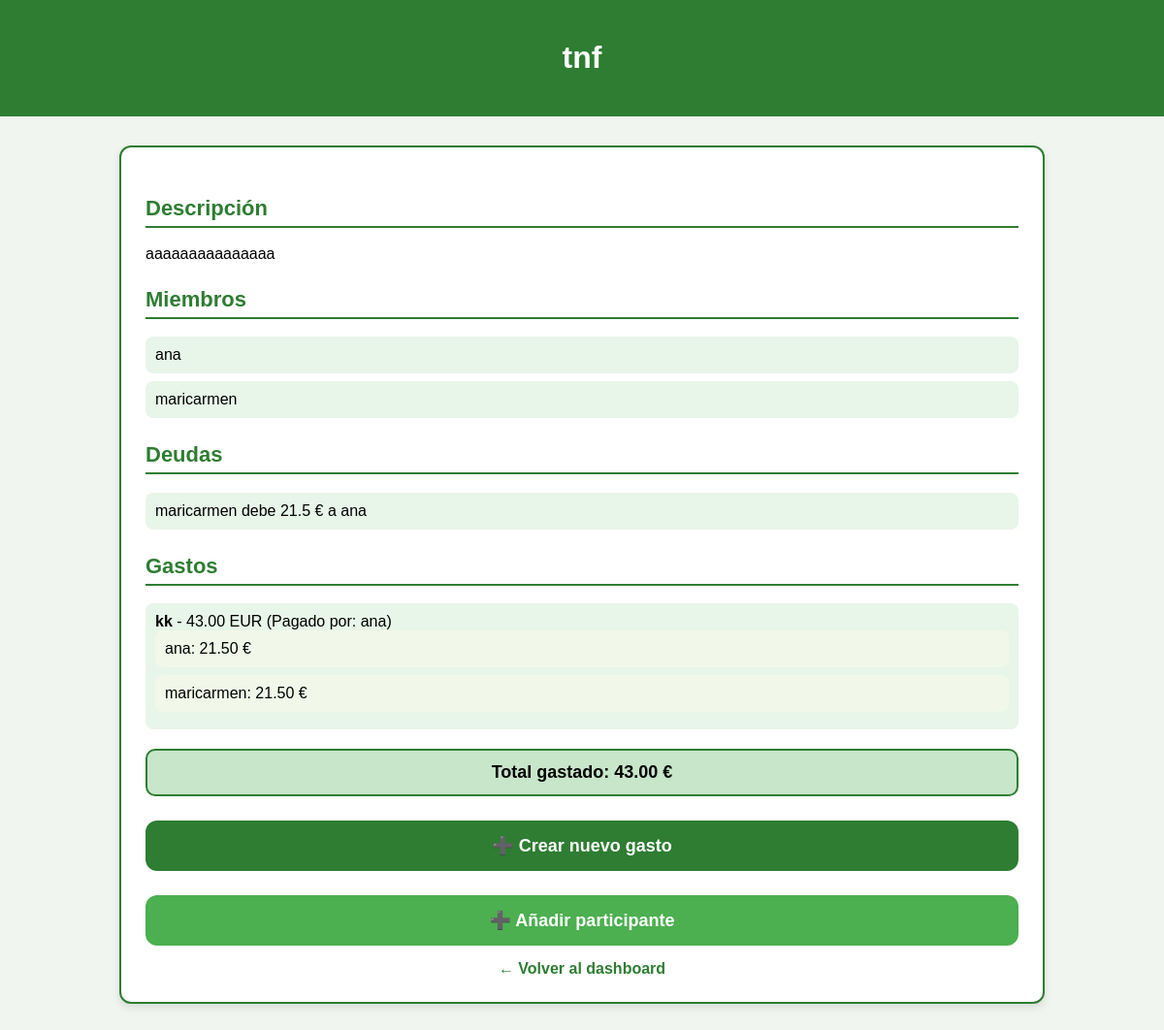
The app's page /lugares/14/ with its own data.
### trips/models.py (models this page shows, shortened)
class Lugar(models.Model):
    nombre = models.CharField(max_length=200)
    descripcion = models.TextField(blank=True)
    creado_en = models.DateTimeField(auto_now_add=True)

class MiembroLugar(models.Model):
    lugar = models.ForeignKey(Lugar, on_delete=models.CASCADE, related_name='miembros')
    usuario = models.ForeignKey(Usuario, on_delete=models.CASCADE)
    fecha_union = models.DateTimeField(auto_now_add=True)
    class Meta:
        unique_together = ('lugar', 'usuario')

class Gasto(models.Model):
    lugar = models.ForeignKey(Lugar, on_delete=models.CASCADE, related_name='gastos')
    titulo = models.CharField(max_length=200)
    cantidad = models.DecimalField(max_digits=12, decimal_places=2)
    moneda = models.CharField(max_length=10, default='EUR')
    pagado_por = models.ForeignKey(Usuario, on_delete=models.CASCADE, related_name='gastos_pagados')
    fecha = models.DateTimeField(auto_now_add=True)
    nota = models.TextField(blank=True)
    tipo_reparto = models.CharField(max_length=20, default='igual')  # igual / personalizado / porcentaje

class ParteGasto(models.Model):
    gasto = models.ForeignKey(Gasto, on_delete=models.CASCADE, related_name='partes')
    usuario = models.ForeignKey(Usuario, on_delete=models.CASCADE)
    cantidad_parte = models.DecimalField(max_digits=12, decimal_places=2)
    porcentaje = models.DecimalField(max_digits=5, decimal_places=2, null=True, blank=True)
    saldado = models.BooleanField(default=False)
    class Meta:
        unique_together = ('gasto', 'usuario')

### trips/views.py (the view)
# urls.py: path("lugares/<int:lugar_id>/", DetalleLugarView.as_view(), name="detalle_lugar"),
class DetalleLugarView(View):
    def get(self, request, lugar_id):
        lugar = get_object_or_404(Lugar, id=lugar_id)
        miembros = lugar.miembros.select_related('usuario')
        gastos = lugar.gastos.select_related('pagado_por').order_by('-fecha')
        total_gastos = sum([g.cantidad for g in gastos])
        moneda = gastos.first().moneda if gastos.exists() else "EUR"
        saldos = {m.usuario.id: Decimal('0.00') for m in miembros}
        for gasto in gastos:
            pagador_id = gasto.pagado_por.id
            for parte in gasto.partes.all():
                uid = parte.usuario.id
                if uid != pagador_id:
                    saldos[uid] -= parte.cantidad_parte
                    saldos[pagador_id] += parte.cantidad_parte
        deudores = {uid: s for uid, s in saldos.items() if s < 0}  # saldo negativo = debe
        acreedores = {uid: s for uid, s in saldos.items() if s > 0}  # saldo positivo = recibe
        deudas = []
        for de_id, de_saldo in deudores.items():
            deuda_restante = -de_saldo  # convertir a positivo
            for a_id, a_saldo in list(acreedores.items()):
                if a_saldo <= 0:
                    continue
                pago = min(deuda_restante, a_saldo)
                if pago > 0:
                    de_user = miembros.get(usuario_id=de_id).usuario
                    a_user = miembros.get(usuario_id=a_id).usuario
                    deudas.append({
                        "de": de_user.username,
                        "a": a_user.username,
                        "cantidad": float(pago)
                    })
                    deuda_restante -= pago
                    acreedores[a_id] -= pago
                if deuda_restante <= 0:
                    break
        return render(request, "trips/detalle_lugar.html", {
            "lugar": lugar,
            "miembros": miembros,
            "gastos": gastos,
            "total_gastos": total_gastos,
            "moneda": moneda,
            "deudas": deudas
        })

### trips/templates/trips/detalle_lugar.html (shortened to what this page needs)
<!DOCTYPE html>
<html lang="es">
<head>
</head>
<body>
<header>
    <h1>{{ lugar.nombre }}</h1>
</header>
<div class="container">
    <h2 class="section-title">Descripción</h2>
    <p>{{ lugar.descripcion }}</p>
    <h2 class="section-title">Miembros</h2>
    <ul>
        {% for m in miembros %}
            <li>{{ m.usuario.username }}</li>
        {% empty %}
            <li>No hay miembros en este lugar.</li>
        {% endfor %}
    </ul>
    <h2 class="section-title">Deudas</h2>
<ul>
    {% if deudas %}
        {% for d in deudas %}
            <li>{{ d.de }} debe {{ d.cantidad }} € a {{ d.a }}</li>
        {% endfor %}
    {% else %}
        <li>No hay deudas pendientes.</li>
    {% endif %}
</ul>
    <h2 class="section-title">Gastos</h2>
    <ul>
        {% for gasto in gastos %}
            <li>
                <strong>{{ gasto.titulo }}</strong>
                - {{ gasto.cantidad }} {{ gasto.moneda }}
                (Pagado por: {{ gasto.pagado_por.username }})
                <ul class="gasto-sublist">
                    {% for parte in gasto.partes.all %}
                        <li>{{ parte.usuario.username }}: {{ parte.cantidad_parte }} €</li>
                    {% endfor %}
                </ul>
            </li>
        {% empty %}
            <li>No hay gastos registrados.</li>
        {% endfor %}
    </ul>
    <div class="total-box">
        Total gastado: {{ total_gastos }} €
    </div>
    <a href="{% url 'crear_gasto' lugar.id %}" class="btn">➕ Crear nuevo gasto</a>
    <a href="{% url 'anadir_participante' lugar.id %}" class="btn" style="background-color:#4caf50;">
        ➕ Añadir participante
    </a>
    <a href="/" class="back">← Volver al dashboard</a>
</div>
</body>
</html>

### trips/templates/trips/detalle_lugar.html (style rules this page uses)
body { margin: 0; padding: 0; font-family: Arial, sans-serif; background-color: #f0f5f0; }
header { background-color: #2e7d32; color: white; padding: 20px; text-align: center; }
.container { max-width: 900px; margin: 30px auto; background-color: white; padding: 25px; border-radius: 12px; border: 2px solid #2e7d32; box-shadow: 0 4px 8px rgba(0,0,0,0.1); }
.section-title { color: #2e7d32; font-size: 22px; margin-top: 25px; border-bottom: 2px solid #2e7d32; padding-bottom: 5px; }
ul { list-style: none; padding-left: 0; }
ul li { padding: 10px; background-color: #e8f5e9; margin-bottom: 8px; border-radius: 8px; }
.gasto-sublist li { background-color: #f1f8e9; }
.total-box { background-color: #c8e6c9; padding: 12px; border-radius: 10px; font-size: 18px; font-weight: bold; margin-top: 20px; text-align: center; border: 2px solid #2e7d32; }
.btn { display: block; text-align: center; background-color: #2e7d32; color: white; padding: 15px; border-radius: 12px; margin-top: 25px; font-size: 18px; text-decoration: none; font-weight: bold; transition: background-color 0.2s; }
.back { display: block; text-align: center; margin-top: 15px; font-weight: bold; color: #2e7d32; text-decoration: none; }

### records on screen
Lugar: nombre "tnf", descripcion "aaaaaaaaaaaaaaa"
MiembroLugar: usuario.username "ana"
MiembroLugar: usuario.username "maricarmen"
Gasto: titulo "kk", cantidad "43.00", moneda "EUR", pagado_por.username "ana"
ParteGasto: usuario.username "ana", cantidad_parte "21.50"
ParteGasto: usuario.username "maricarmen", cantidad_parte "21.50"

### other values on screen
{{ d.de }} "maricarmen"
{{ d.cantidad }} "21.5"
{{ d.a }} "ana"
{{ total_gastos }} "43.00"
